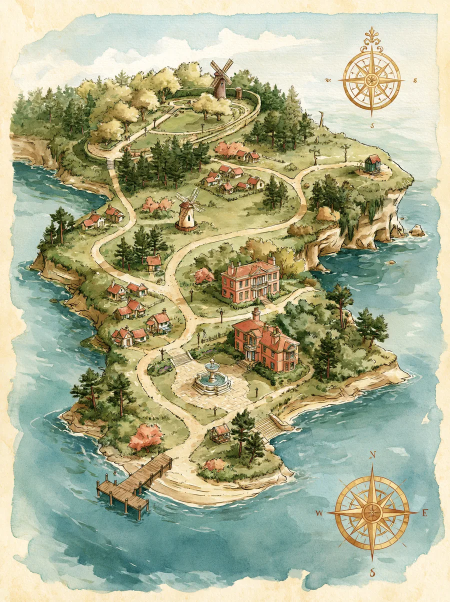
#> input picture src/assets/map.webp, 900 x 1203 px, found by its file name (shown at 1/2 size)
$ python '地圖路徑產生腳本.py'
#> lines starting #> are read from the running program, lines starting #| are printed output that depends on the picture
import numpy as np, heapq, json
from PIL import Image
from scipy import ndimage

im = Image.open('proj/森芯島原始檔/src/assets/map.webp').convert('RGB')
#> im is the input picture: PIL image 900x1203 RGB; mean R, G, B 172.1, 174.8, 142.7
W,H = im.size
#> W = 900; H = 1203
a = np.asarray(im).astype(int); R,G,B = a[:,:,0],a[:,:,1],a[:,:,2]
#> after `R, G, B = (a[:, :, 0], a[:, :, 1], a[:, :, 2])`:
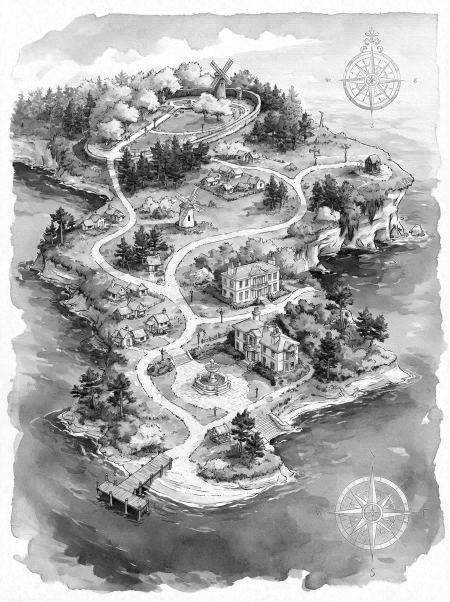
#> R: shape (1203, 900) int64 (shown at 1/2 size); min 0, max 255, mean 172.1
#> after `R, G, B = (a[:, :, 0], a[:, :, 1], a[:, :, 2])`:
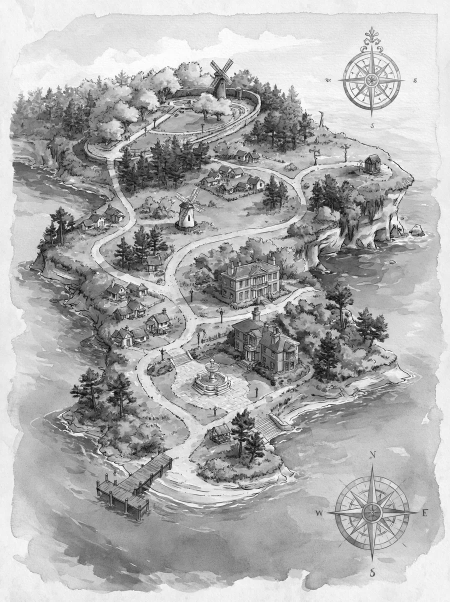
#> G: shape (1203, 900) int64 (shown at 1/2 size); min 0, max 255, mean 174.8
#> after `R, G, B = (a[:, :, 0], a[:, :, 1], a[:, :, 2])`:
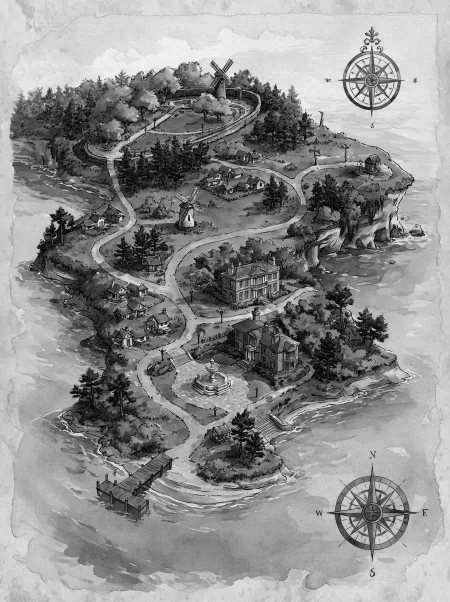
#> B: shape (1203, 900) int64 (shown at 1/2 size); min 0, max 255, mean 142.7
#> (the run stopped early here; a loop or call above may not have finished)

$ run again, with src/assets/countess.webp copied over src/assets/map.webp
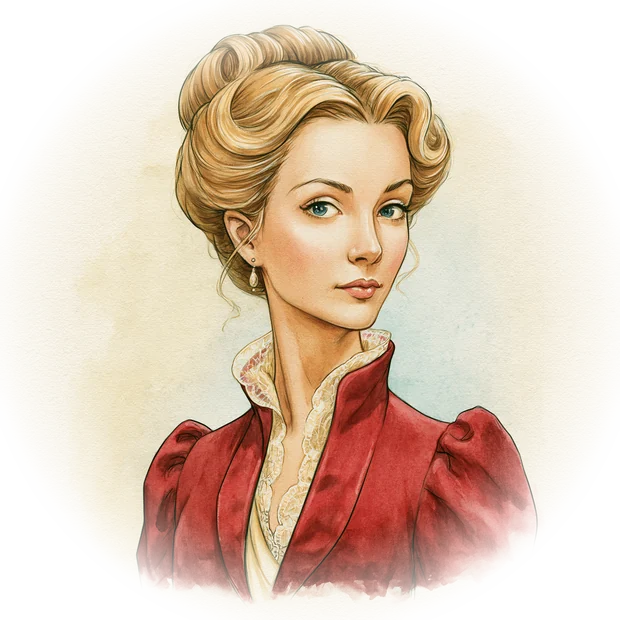
#> input picture src/assets/countess.webp, 620 x 620 px, found by its file name
#> `im = Image.open('proj/森芯島原始檔/src/assets/map.webp').convert('RGB')`:
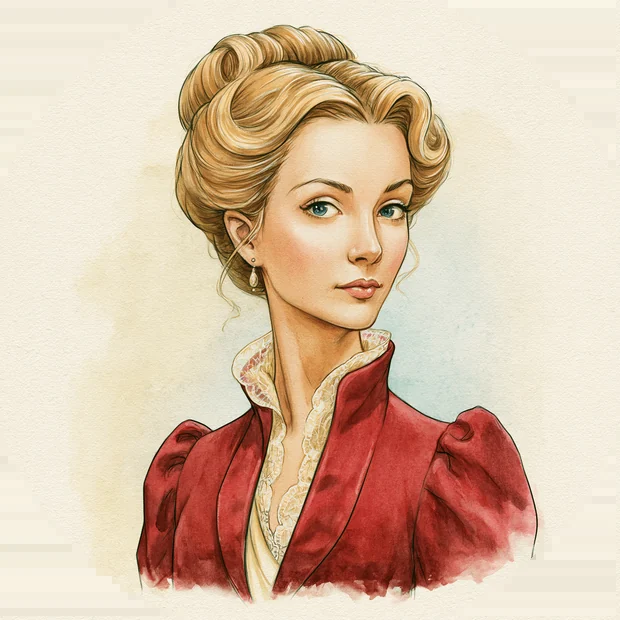
#> im: PIL image 620x620 RGB; mean R, G, B 218.6, 192.2, 168.9
#> `R, G, B = (a[:, :, 0], a[:, :, 1], a[:, :, 2])`:
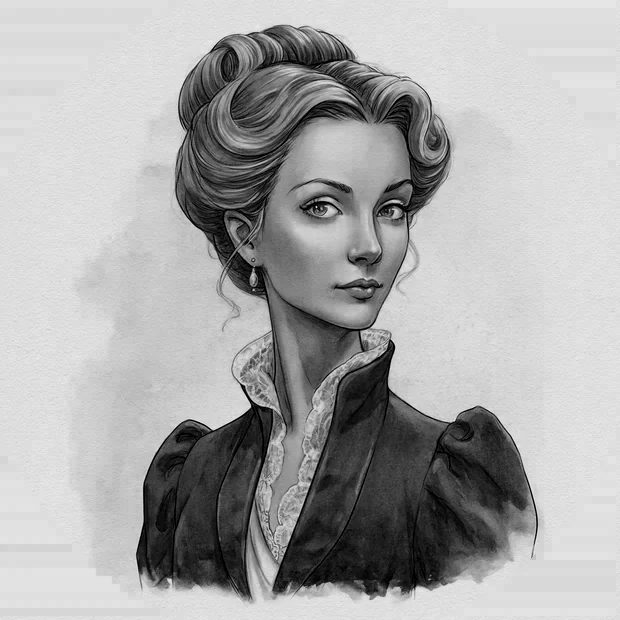
#> B: shape (620, 620) int64; min 0, max 239, mean 168.9

$ run again, with src/assets/dawn.webp copied over src/assets/map.webp
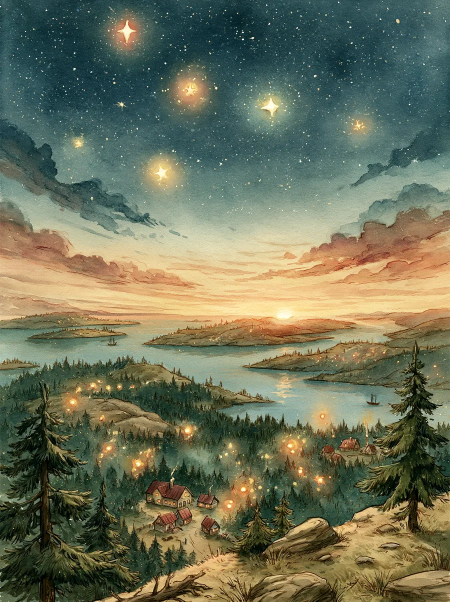
#> input picture src/assets/dawn.webp, 900 x 1203 px, found by its file name (shown at 1/2 size)
#> im is the input picture: PIL image 900x1203 RGB; mean R, G, B 109.6, 113.5, 89
#> `R, G, B = (a[:, :, 0], a[:, :, 1], a[:, :, 2])`:
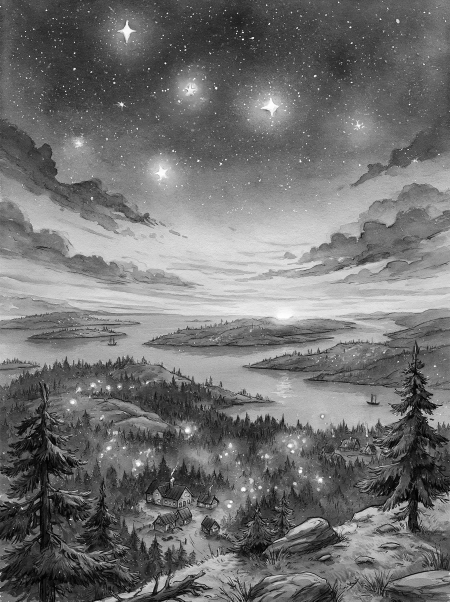
#> G: shape (1203, 900) int64 (shown at 1/2 size); min 0, max 255, mean 113.5
#> `R, G, B = (a[:, :, 0], a[:, :, 1], a[:, :, 2])`:
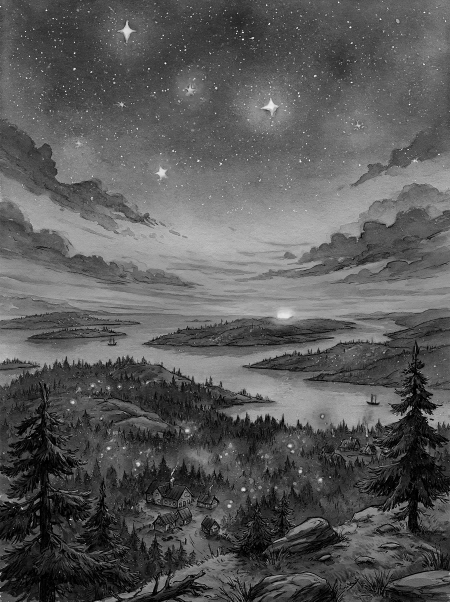
#> B: shape (1203, 900) int64 (shown at 1/2 size); min 0, max 255, mean 89

$ run again, with src/assets/fountain.webp copied over src/assets/map.webp
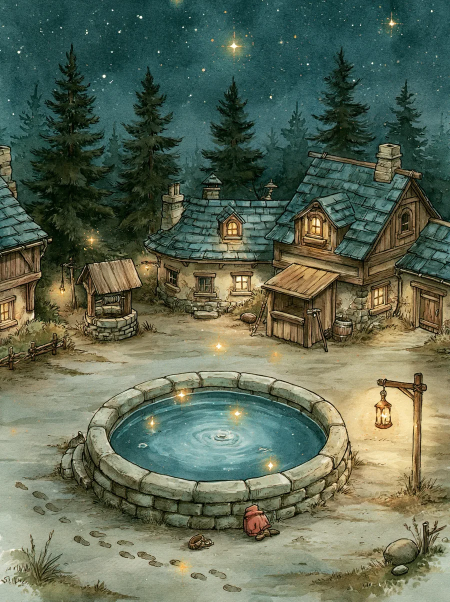
#> input picture src/assets/fountain.webp, 900 x 1203 px, found by its file name (shown at 1/2 size)
#> im is the input picture: PIL image 900x1203 RGB; mean R, G, B 94.9, 106.4, 86.1
#> `R, G, B = (a[:, :, 0], a[:, :, 1], a[:, :, 2])`:
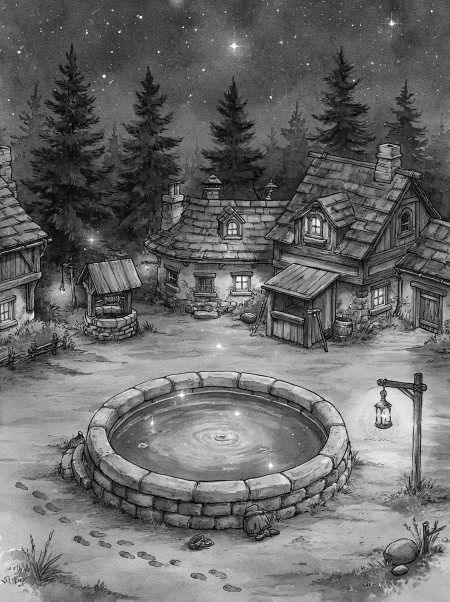
#> G: shape (1203, 900) int64 (shown at 1/2 size); min 0, max 255, mean 106.4
#> `R, G, B = (a[:, :, 0], a[:, :, 1], a[:, :, 2])`:
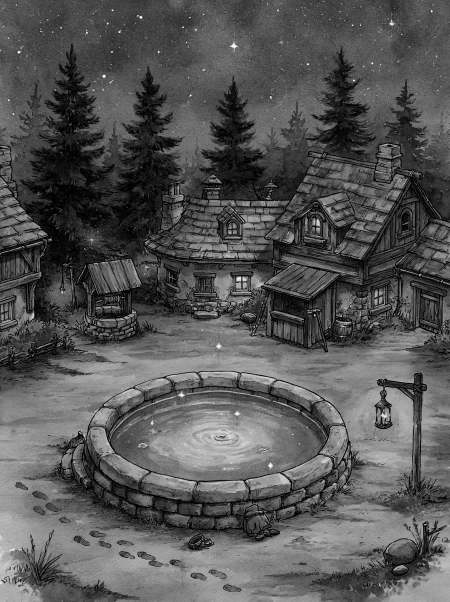
#> B: shape (1203, 900) int64 (shown at 1/2 size); min 0, max 255, mean 86.1
